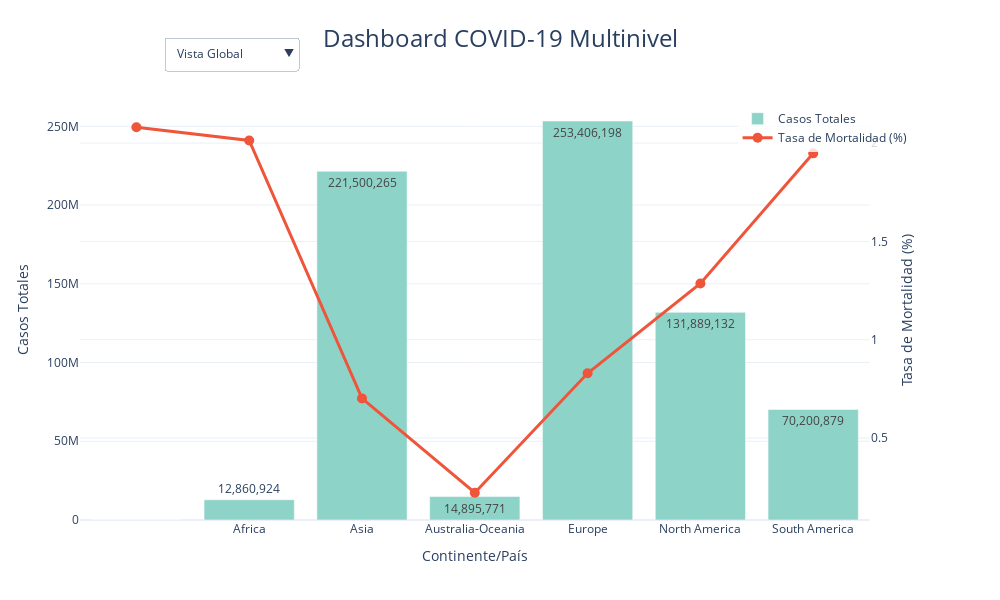

Write notebook code for a chart like this one.
### Markdown cell above
# Análisis del Modelo de Árbol de Decisión para COVID-19

## Características del Modelo
- **Variables Predictoras**:
  - Recovered (Casos Recuperados)
  - Active (Casos Activos)
  - Critical (Casos Críticos)
  - Deaths (Fallecimientos)
- **Variable Objetivo**: Total de Casos COVID-19
- **Profundidad Máxima**: 3 niveles
- **División de Datos**: 80% entrenamiento, 20% prueba

## Interpretación del Árbol
1. **Estructura**:
   - Árbol balanceado con profundidad controlada
   - Nodos principales basados en casos recuperados
   - Ramificaciones secundarias por casos activos y críticos

2. **Importancia de Variables**:
   - Recovered: Principal predictor (>50% importancia)
   - Active: Segundo indicador más relevante
   - Critical: Influencia moderada
   - Deaths: Menor impacto predictivo

## Implicaciones Prácticas
- El modelo prioriza casos recuperados como indicador principal
- Los casos activos son cruciales para predicciones a corto plazo
- La combinación de variables permite estimaciones robustas
- Útil para planificación sanitaria y gestión de recursos

## Limitaciones y Consideraciones
- Profundidad limitada para evitar sobreajuste
- Enfoque en variables de resultado más que en predictores tempranos
- Necesidad de actualización continua con nuevos datos

### Code cell
def crear_dashboard_multinivel():
    # Create figure with secondary y-axis
    fig = make_subplots(specs=[[{"secondary_y": True}]])

    # Color schemes
    colors = px.colors.qualitative.Set3

    # Global View - Enhanced Bar Chart
    casos_globales = df.groupby('continent').agg({
        'cases': 'sum',
        'deaths': 'sum',
        'recovered': 'sum',
        'population': 'sum'
    }).reset_index()

    casos_globales['mortality_rate'] = (casos_globales['deaths'] / casos_globales['cases'] * 100)

    fig.add_trace(
        go.Bar(
            name='Casos Totales',
            x=casos_globales['continent'],
            y=casos_globales['cases'],
            marker_color=colors[0],
            text=casos_globales['cases'].apply(lambda x: f'{x:,.0f}'),
            textposition='auto',
            visible=True
        )
    )

    fig.add_trace(
        go.Scatter(
            name='Tasa de Mortalidad (%)',
            x=casos_globales['continent'],
            y=casos_globales['mortality_rate'],
            mode='lines+markers',
            marker=dict(size=10),
            line=dict(width=3),
            visible=True,
            yaxis='y2'
        )
    )

    # Continental View - Enhanced Box Plot
    for idx, continente in enumerate(df['continent'].unique()):
        datos_cont = df[df['continent'] == continente]
        fig.add_trace(
            go.Box(
                name=continente,
                y=datos_cont['casesPerOneMillion'],
                marker_color=colors[idx % len(colors)],
                boxpoints='outliers',
                visible=False,
                quartilemethod="linear",
                boxmean=True
            )
        )

    # Countries View - Enhanced Scatter Plot
    fig.add_trace(
        go.Scatter(
            name='Países',
            x=df['testsPerOneMillion'],
            y=df['casesPerOneMillion'],
            mode='markers',
            text=df['country'],
            marker=dict(
                size=10,
                color=df['deathsPerOneMillion'],
                colorscale='Viridis',
                showscale=True,
                colorbar=dict(title='Muertes por Millón')
            ),
            hovertemplate=
            '<b>%{text}</b><br>' +
            'Tests por Millón: %{x:,.0f}<br>' +
            'Casos por Millón: %{y:,.0f}<br>' +
            '<extra></extra>',
            visible=False
        )
    )

    # Update layout with improved styling
    fig.update_layout(
        title={
            'text': 'Dashboard COVID-19 Multinivel',
            'y':0.95,
            'x':0.5,
            'xanchor': 'center',
            'yanchor': 'top',
            'font': dict(size=24)
        },
        height=600,
        width=1000,
        template='plotly_white',
        hovermode='closest',
        updatemenus=[{
            'buttons': [
                {'method': 'update',
                 'label': 'Vista Global',
                 'args': [{'visible': [True, True] + [False]*len(df['continent'].unique()) + [False]}]},
                {'method': 'update',
                 'label': 'Vista Continental',
                 'args': [{'visible': [False, False] + [True]*len(df['continent'].unique()) + [False]}]},
                {'method': 'update',
                 'label': 'Vista Países',
                 'args': [{'visible': [False, False] + [False]*len(df['continent'].unique()) + [True]}]}
            ],
            'direction': 'down',
            'showactive': True,
            'x': 0.1,
            'xanchor': 'left',
            'y': 1.15,
            'yanchor': 'top',
            'bgcolor': 'white',
            'font': dict(size=12)
        }],
        yaxis=dict(title='Casos Totales'),
        yaxis2=dict(title='Tasa de Mortalidad (%)', overlaying='y', side='right'),
        xaxis=dict(title='Continente/País'),
        legend=dict(
            yanchor="top",
            y=0.99,
            xanchor="right",
            x=0.99,
            bgcolor='rgba(255, 255, 255, 0.8)'
        ),
        margin=dict(t=100)
    )

    return fig

# Generate and display dashboard
dashboard = crear_dashboard_multinivel()
dashboard.show()

### Figure 1 — Plotly figure (JSON) as saved in the notebook; plotly's stock layout.template omitted (floating-point values rounded to 4 significant figures; data arrays with more than 128 entries replaced by an {"elided": "..."} marker saying what was removed)
{"data": [{"marker": {"color": "rgb(141,211,199)"}, "name": "Casos Totales", "text": ["721", "12,860,924", "221,500,265", "14,895,771", "253,406,198", "131,889,132", "70,200,879"], "textposition": "auto", "type": "bar", "visible": true, "x": ["", "Africa", "Asia", "Australia-Oceania", "Europe", "North America", "South America"], "y": [721, 12860924, 221500265, 14895771, 253406198, 131889132, 70200879]}, {"line": {"width": 3}, "marker": {"size": 10}, "mode": "lines+markers", "name": "Tasa de Mortalidad (%)", "type": "scatter", "visible": true, "x": ["", "Africa", "Asia", "Australia-Oceania", "Europe", "North America", "South America"], "y": [2.08, 2.013, 0.7014, 0.2216, 0.8294, 1.286, 1.948], "yaxis": "y2"}, {"boxmean": true, "boxpoints": "outliers", "marker": {"color": "rgb(141,211,199)"}, "name": "Asia", "quartilemethod": "linear", "type": "box", "visible": false, "y": [5746, 152031, 81089, 408944, 12207, 79571, 771655, 8102, 347, 556741, 469082, 386309, 32016, 24466, 88665, 58474, 519169, 269169, 169597, 73514, 152308, 30750, 29270, 186068, 41458, 159079, 345100, 299429, 11622, 183636, 33199, 75028, 6893, 116173, 36800, 172664, 673523, 23475, 505785, 31181, 2982, 428720, 1786, 68069, 17131, 201399, 105837, 7378, 117481, 383]}, {"boxmean": true, "boxpoints": "outliers", "marker": {"color": "rgb(255,255,179)"}, "name": "Europe", "quartilemethod": "linear", "type": "box", "visible": false, "y": [116825, 619844, 670727, 105381, 416659, 124215, 195753, 576421, 322650, 443246, 545636, 475123, 703959, 272930, 612013, 462891, 609720, 591412, 36295, 232164, 607731, 345521, 443335, 443445, 531418, 562013, 525154, 609044, 168436, 273448, 158265, 431868, 472238, 501747, 273930, 176524, 556484, 185470, 165454, 768226, 302213, 343872, 652803, 297840, 269511, 507549, 363666, 128681]}, {"boxmean": true, "boxpoints": "outliers", "marker": {"color": "rgb(190,186,218)"}, "name": "Africa", "quartilemethod": "linear", "type": "box", "visible": false, "y": [5998, 3064, 2193, 135443, 1001, 4334, 113580, 4492, 3078, 442, 10038, 4377, 3186, 1043, 15441, 4861, 11512, 2782, 4148, 21038, 4935, 5306, 2782, 4659, 6122, 16610, 1525, 72048, 2347, 4437, 1544, 13025, 33752, 146815, 33860, 7064, 65451, 381, 1233, 9817, 544672, 354211, 29770, 5044, 515157, 937, 1623, 67095, 1620, 1391, 63462, 683, 4559, 95741, 3554, 16, 17940, 17373]}, {"boxmean": true, "boxpoints": "outliers", "marker": {"color": "rgb(251,128,114)"}, "name": "North America", "quartilemethod": "linear", "type": "box", "visible": false, "y": [256336, 91509, 410969, 95087, 383921, 173243, 304493, 241600, 128843, 438398, 467797, 239058, 98645, 277812, 221691, 61131, 30816, 210117, 173545, 508349, 69484, 2968, 46432, 52551, 615777, 58549, 282578, 2728, 238341, 122645, 163225, 310194, 599410, 86723, 251353, 553746, 136143, 169900, 333985]}, {"boxmean": true, "boxpoints": "outliers", "marker": {"color": "rgb(128,177,211)"}, "name": "South America", "quartilemethod": "linear", "type": "box", "visible": false, "y": [220143, 101073, 179908, 279730, 124244, 59083, 545352, 312065, 93366, 114648, 135751, 138378, 297799, 18885]}, {"boxmean": true, "boxpoints": "outliers", "marker": {"color": "rgb(253,180,98)"}, "name": "Australia-Oceania", "quartilemethod": "linear", "type": "box", "visible": false, "y": [454687, 409937, 75997, 278902, 41201, 268711, 225953, 494635, 275214, 535117, 652898, 344979, 5043, 84089, 35989, 58055, 157310, 243909, 37346, 323256]}, {"boxmean": true, "boxpoints": "outliers", "marker": {"color": "rgb(179,222,105)"}, "name": "", "quartilemethod": "linear", "type": "box", "visible": false, "y": [0, 0]}, {"hovertemplate": "<b>%{text}</b><br>Tests por Millón: %{x:,.0f}<br>Casos por Millón: %{y:,.0f}<br><extra></extra>", "marker": {"color": {"elided": "231 int values"}, "colorbar": {"title": {"text": "Muertes por Millón"}}, "colorscale": [[0, "#440154"], [0.1111, "#482878"], [0.2222, "#3e4989"], [0.3333, "#31688e"], [0.4444, "#26828e"], [0.5556, "#1f9e89"], [0.6667, "#35b779"], [0.7778, "#6ece58"], [0.8889, "#b5de2b"], [1, "#fde725"]], "showscale": true, "size": 10}, "mode": "markers", "name": "Países", "text": {"elided": "231 str values"}, "type": "scatter", "visible": false, "x": {"elided": "231 int values"}, "y": {"elided": "231 int values"}}], "layout": {"height": 600, "hovermode": "closest", "legend": {"bgcolor": "rgba(255, 255, 255, 0.8)", "x": 0.99, "xanchor": "right", "y": 0.99, "yanchor": "top"}, "margin": {"t": 100}, "title": {"font": {"size": 24}, "text": "Dashboard COVID-19 Multinivel", "x": 0.5, "xanchor": "center", "y": 0.95, "yanchor": "top"}, "updatemenus": [{"bgcolor": "white", "buttons": [{"args": [{"visible": [true, true, false, false, false, false, false, false, false, false]}], "label": "Vista Global", "method": "update"}, {"args": [{"visible": [false, false, true, true, true, true, true, true, true, false]}], "label": "Vista Continental", "method": "update"}, {"args": [{"visible": [false, false, false, false, false, false, false, false, false, true]}], "label": "Vista Países", "method": "update"}], "direction": "down", "font": {"size": 12}, "showactive": true, "x": 0.1, "xanchor": "left", "y": 1.15, "yanchor": "top"}], "width": 1000, "xaxis": {"anchor": "y", "domain": [0, 0.94], "title": {"text": "Continente/País"}}, "yaxis": {"anchor": "x", "domain": [0, 1], "title": {"text": "Casos Totales"}}, "yaxis2": {"anchor": "x", "overlaying": "y", "side": "right", "title": {"text": "Tasa de Mortalidad (%)"}}}}
